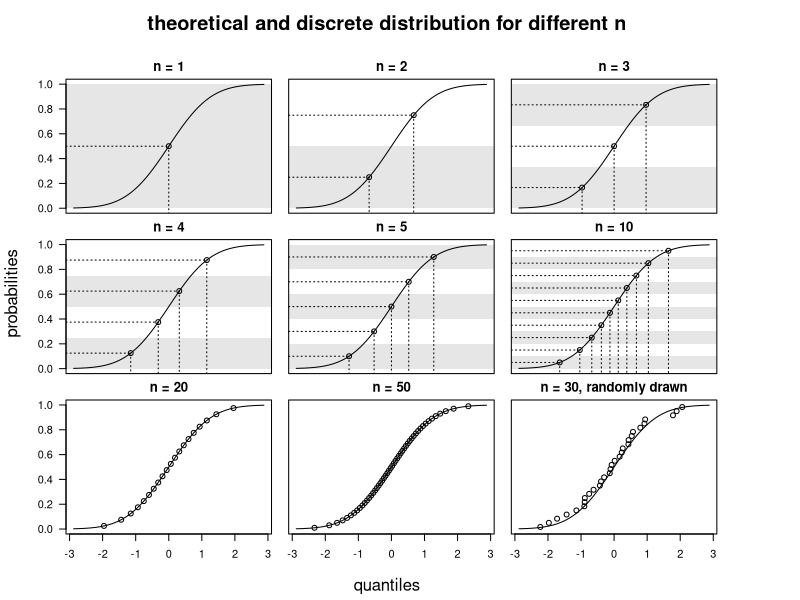
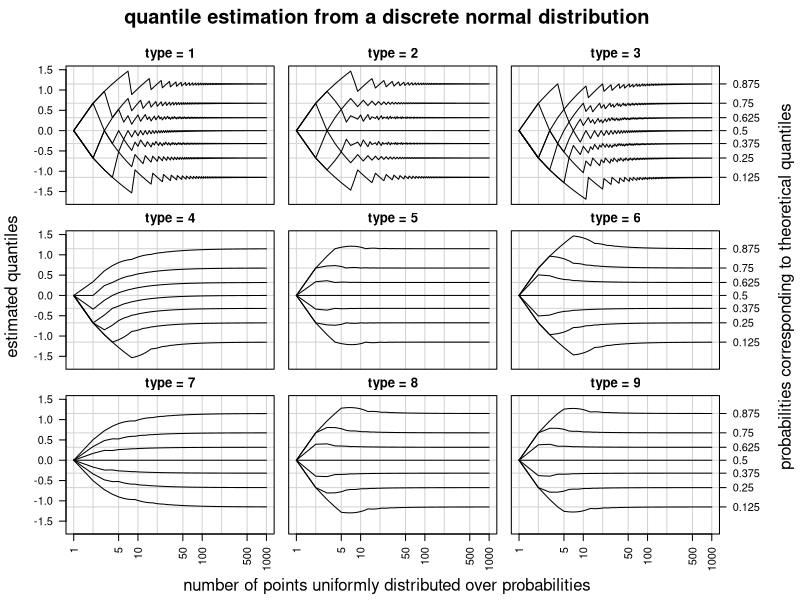
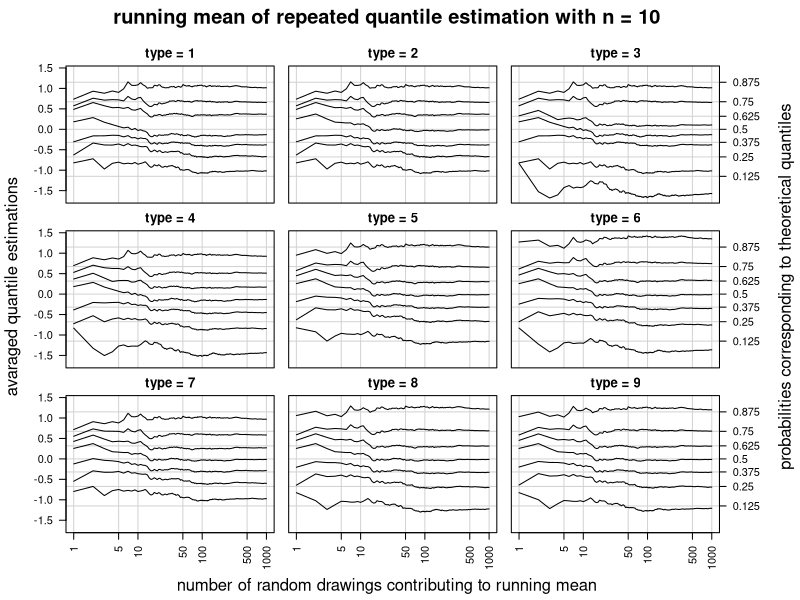
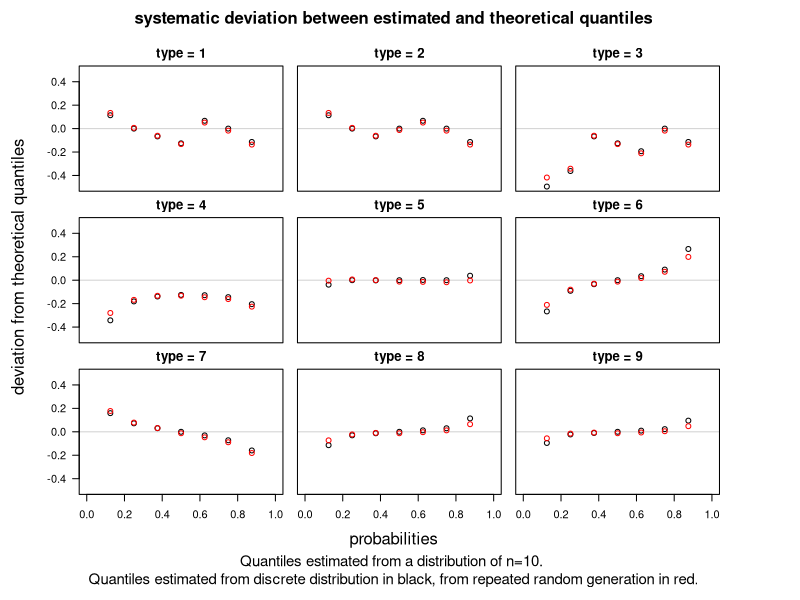
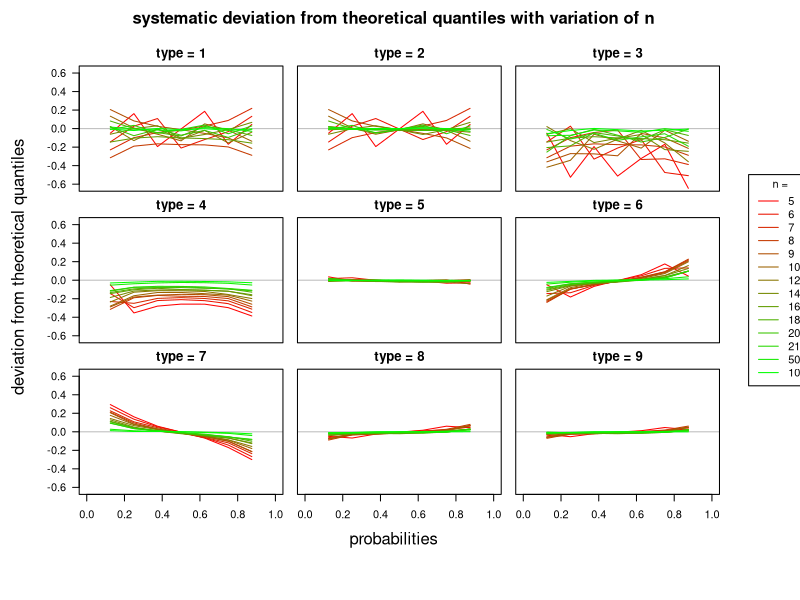

Recreate these plots in R, in order.
## ---- chunk 1
library(knitr)
opts_chunk$set(fig.height=7, echo=F, cache=T, dev="svg")
## ---- chunk 2
par(mfrow=c(3,3), mar=c(0,1,2,.3), oma=c(5,4,4,6))
plotnum <- 1

p_i.fine <- seq(0, 1, length.out=500)
for(n in c(1,2, 3, 4, 5, 10, 20, 50, 30) ){
  p_i <- seq(1/(n*2), 1-1/(n*2), length.out=n)
  if(n==30){
    q_i <- sort(rnorm(n))
  }else{
    q_i <- qnorm(p_i)
  }
  breaks <- seq(0, 1, length.out=n+1)

  plot(qnorm(p_i.fine), p_i.fine, type="l", axes=F, panel.first=
    if(n<20) {
      for(i in 1:(length(breaks)/2)*2){
        xlims <- par("usr")[1:2]
        rect(xlims[1], breaks[i-1], xlims[2], breaks[i],col = gray(.9), border = NA)
      }
      for(i in 1:length(p_i)){
        lines(c(xlims[1], q_i[i]), rep(p_i[i],2), lty=3)
        lines(rep(q_i[i],2), c(p_i[i], -1), lty=3)
      }
      
    }
    , frame.plot=T, main=paste0("n = ", n, if(n==30) ", randomly drawn"), xlab="", ylab="", las=1, ylim=c(0,1))

  points(q_i, p_i)
  #par(new=T)
  #hist(qnorm(p_i), ann=F, axes=F, xlim=range(qnorm(p_i.fine),finite = T))
  #axis(4, las=1)
  
  if(plotnum%%3==1){
    axis(2, las=1)
  }
  if(plotnum>6){
    axis(1)
  }
  plotnum <- plotnum + 1
}
mtext("theoretical and discrete distribution for different n", cex=1.2, font=2, 3, outer=T, line=1.5)
mtext("probabilities", 2, 2.5, outer=T)
mtext("quantiles", 1, 3.5, outer=T)
## ---- chunk 3
n <- 10
i <- 1:n
(p_i <- 1/(2*n) + (i-1)/n)
## ---- chunk 4
(p_i <- seq(1/(n*2), 1-1/(n*2), length.out=n))
## ---- chunk 5
qnorm(p_i)
## ---- chunk 6
par(mfrow=c(3,3), mar=c(0,1,2,.1), oma=c(5,4,3,6))

nmax <- 1000
d <- 7
Q <- seq(1/(d+1), 1-1/(d+1), length.out=d)
Qmatrix <- array(NA, dim=c(9, nmax, length(Q)), dimnames=list(type=1:9, n=1:nmax, Q=Q))

for(type in 1:9){
  
  for(n in 1:nmax){
    x <- seq(1/(n*2), 1-1/(n*2), length.out=n)
    Qmatrix[type,n,] <- quantile(qnorm(x), Q, type = type)
  }
}

ylim <- range(Qmatrix[,,])

for(type in 1:9){
  #View(Qmatrix)
  
  plot(NULL, xlim=c(1,nmax), ylim=ylim, log="x", main=paste("type =", type), xlab="", ylab="", axes=F, frame.plot=T, panel.first=abline(v=c(1,2,5,10,20,50,100,200,500,1000), h=qnorm(Q), col="lightgray"))
  for(i in 1:length(Q)){
    lines(Qmatrix[type,,i], col=1, type="l")
  }

  if(type%%3==0){
    axis(4, at=qnorm(Q), Q, las=1)
  }
  if(type%%3==1){
    axis(2, las=1)
  }
  if(type>6){
    axis(1, las=3)
  }
}
mtext("quantile estimation from a discrete normal distribution", 3, outer=T, cex=1.2, line=1, font=2)
mtext("probabilities corresponding to theoretical quantiles", 4, line=4.5, outer=T)  
mtext("estimated quantiles", side = 2, outer = T, cex=1, line=2.5)
mtext("number of points uniformly distributed over probabilities",1, outer=T, line=3.5)

## ---- chunk 7

par(mfrow=c(3,3), mar=c(.1,1,2,.1), oma=c(5,4,3,6))

repetitions <- 1000
d <- 7
Q <- seq(1/(d+1), 1-1/(d+1), length.out=d)
n <- 10
MeanQuantile <- array(NA, dim = c(9, repetitions, length(Q)), dimnames = list(type=1:9, repetitions=1:repetitions, Q=Q))


for(type in 1:9){
  set.seed(1)
  MeanQuantile[type,1,] <-  quantile(rnorm(n), Q, type=type)
  for(i in 2:repetitions){
    MeanQuantile[type,i,] <- (MeanQuantile[type,i-1,]*(i-1) + quantile(rnorm(n), Q, type=type))/i
  }
  
  #View(MeanQuantile)
  #MeanQuantile[type,repetitions,]
  #qnorm(Q)
  #MeanQuantile[type,repetitions,] - t(qnorm(Q))
}

ylim <- range(MeanQuantile[,,])

for(type in 1:9){
  plot(NULL, xlim=c(1,repetitions), ylim=ylim, panel.first=abline(h=qnorm(Q), v=c(1,5,10,50,100,500,1000), col="lightgray"), main=paste("type =", type), log="x", axes=F, frame.plot = T)
  if(type>6) axis(1, las=3)
  if(type%%3==1) axis(2, las=1)
  for(i in 1:length(Q)){
    lines(MeanQuantile[type,,i], col=1)
  }
  if(type%%3==0) axis(4, qnorm(Q), Q, las=1)
  
}
mtext(paste("running mean of repeated quantile estimation with n =", n), 3, outer=T, line=1, font=2, cex=1.2)
#mtext("number of avaraged repetitions", 1, outer=T, line=3.5)
#mtext("number of repetitions forming the running mean", 1, outer=T, line=3.5)
#mtext("number of random drawings forming the avarage", 1, outer=T, line=3.5)
mtext("number of random drawings contributing to running mean", 1, outer=T, line=3.5)
mtext("probabilities corresponding to theoretical quantiles", 4, outer=T, line=4.5)
#mtext("quantiles estimated from random distribution", side = 2, outer = T, cex=1, line=2.5)
mtext("avaraged quantile estimations", side = 2, outer = T, cex=1, line=2.5)
## ---- chunk 8
par(mfrow=c(3,3), mar=c(0,1,2,.1), oma=c(8,5,3,6))

ylim <- max(abs(range(c(t(MeanQuantile[,repetitions,])-qnorm(Q), t(Qmatrix[,n,])-qnorm(Q))))) * c(-1,1)

for(type in 1:9){
  #plot(qnorm(Q),Q, xlim=range(qnorm(Q))*1.3)
  plot(Q, Qmatrix[type,n,]-qnorm(Q), xlim=c(0,1), ylim=ylim, panel.first = abline(h=0, col="lightgray"), axes=F, frame.plot=T, xlab="", ylab="", main=paste("type =", type))
       #ylim=)
  points(Q, MeanQuantile[type,repetitions,]-qnorm(Q), col="red")
  
  if(type%%3==1){
    axis(2, las=1)
  }
  if(type>6){
    axis(1)
  }
}
mtext(paste0("systematic deviation between estimated and theoretical quantiles"), 3, outer=T, line=1, font=2, cex=1)
mtext("deviation from theoretical quantiles", 2, outer=T, line=3)
mtext("Quantiles estimated from a distribution of n=10. \nQuantiles estimated from discrete distribution in black, from repeated random generation in red.", 1, outer = T, line=6, cex=0.9)
mtext("probabilities", 1, outer=T, line=3)

## ---- chunk 9
par(mfrow=c(3,3), mar=c(.1,1,2,.1), oma=c(5,4,3,6))

repetitions <- 1000
d <- 7
Q <- seq(1/(d+1), 1-1/(d+1), length.out=d)
ns <- c(5, 6, 7, 8,9,10,12,14,16,18,20, 21, 50, 100)

MeanQuantile <- array(NA, dim = c(9, repetitions, length(Q), length(ns)), dimnames = list(type=1:9, repetitions=1:repetitions, Q=Q, n=ns))

for(n in as.character(ns)){
  for(type in 1:9){
    set.seed(1)
    MeanQuantile[type,1,,n] <-  quantile(rnorm(n), Q, type=type)
    for(i in 2:repetitions){
      MeanQuantile[type,i,,n] <- (MeanQuantile[type,i-1,,n]*(i-1) + quantile(rnorm(n), Q, type=type))/i
    }
    
    #View(MeanQuantile)
    #MeanQuantile[type,repetitions,]
    #qnorm(Q)
    #MeanQuantile[type,repetitions,] - t(qnorm(Q))
  }
  
}

#----------------------------

par(mfrow=c(3,3), mar=c(0,1,2,.1), oma=c(8,5,3,6))

ylim <- max(abs(range(c(t(MeanQuantile[,repetitions,,5])-qnorm(Q), t(Qmatrix[,5,])-qnorm(Q))))) * c(-1,1)


for(type in 1:9){
  plot(NULL, xlim=c(0,1), ylim=ylim, panel.first = abline(h=0, col="gray"), axes=F, frame.plot=T, xlab="", ylab="", main=paste("type =", type))
  
  col=0
  palette(colorRampPalette(c("red", "green"),space = "rgb")(length(ns)))
  for(n in as.character(ns)){
    col=col + 1
    
    #points(Q, Qmatrix[type,n,]-qnorm(Q), col=n)
    #plot(qnorm(Q),Q, xlim=range(qnorm(Q))*1.3)
         #ylim=)
    lines(Q, MeanQuantile[type,repetitions,,n]-qnorm(Q), col=col)
    
  }
  if(type%%3==1){
    axis(2, las=1)
  }
  if(type>6){
    axis(1)
  }
  if(type==6){
    legend("right", legend=as.character(ns), col = 1:length(ns), xpd = NA, lty=1, horiz = F, title="n =", inset = -0.45)
  }
}
mtext(paste0("systematic deviation from theoretical quantiles with variation of n"), 3, outer=T, line=1, font=2, cex=1)
mtext("deviation from theoretical quantiles", 2, outer=T, line=3)
mtext("probabilities", 1, outer=T, line=3)
palette("default")
